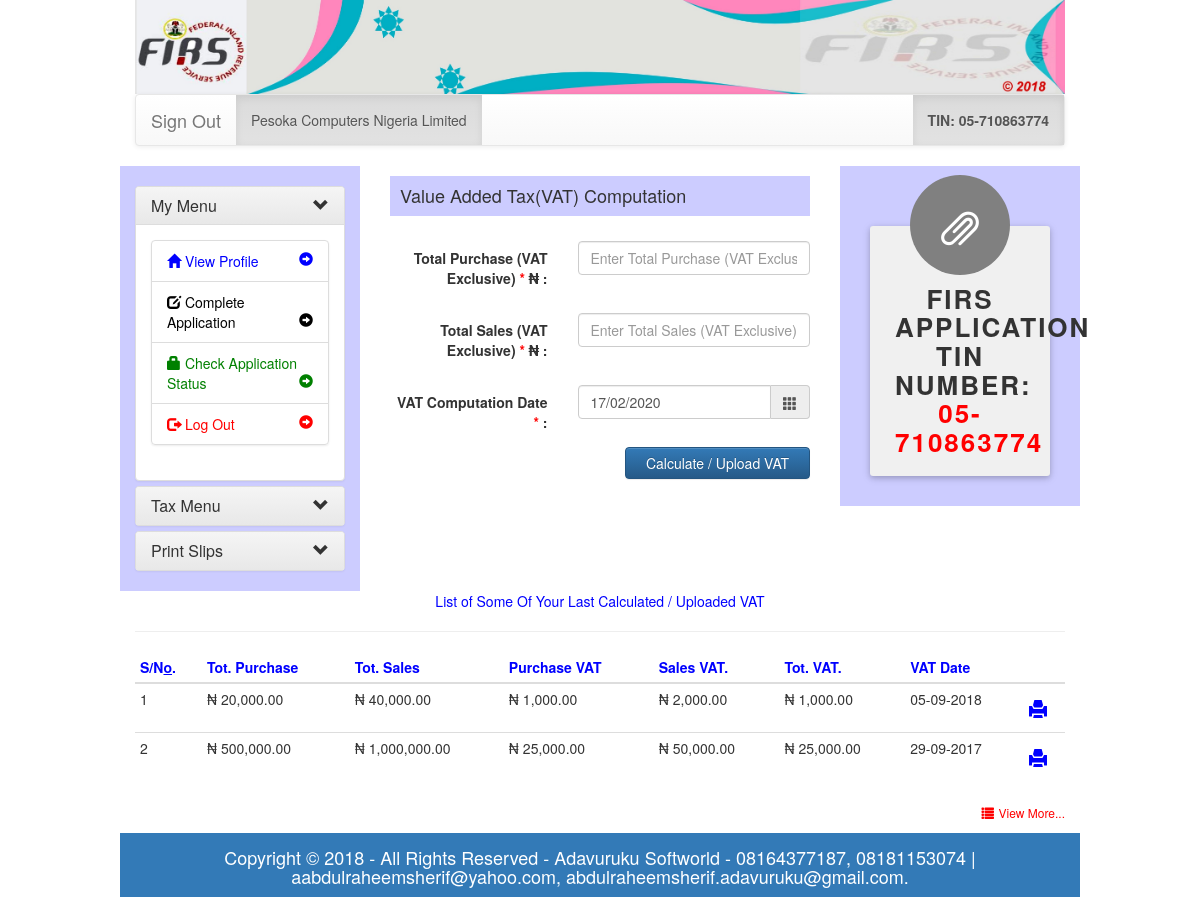
/calc_vat.php (signed in), run on the app's committed database.
### tables this page shows
CREATE TABLE `customer_vat` (
  `id` int(11) NOT NULL,
  `totBuy` varchar(200) NOT NULL,
  `totSales` varchar(200) NOT NULL,
  `vatPurchase` varchar(200) NOT NULL,
  `vatSales` varchar(200) NOT NULL,
  `vat` varchar(200) NOT NULL,
  `vatDate` date NOT NULL,
  `tin` varchar(150) NOT NULL
);

### calc_vat.php (the view, shortened to what this page needs)
<?php
require_once 'settings/all_header.php';
require_once 'settings/connection.php';
$errPL=$vatDate=$totBuy=$totSales=$notice_msg="";
$app_id = $_SESSION['app_id'];
$date500 = new DateTime($vatDate);
$vatDate = date_format($date500,"d/m/Y");
?>
<link rel="stylesheet" type="text/css" href="settings/css/select2.css"/>
<link rel="stylesheet" type="text/css" href="settings/css/select2.min.css"/>
</head>
<body style="width:80%;margin:auto">
<div class="container-fluid" >
		<div class="row">
			<?php
				require_once 'settings/nav_top_login.php';
			?>
		</div>
	<div class="row" style="background-color:white;">
		<div class="col-xs-12 col-sm-12 col-md-3 col-lg-3" style="background-color:#CCCCFF;">
			<?php
				include 'settings/nav_left_account.php';
			?>
		</div>
		<div class="col-xs-12 col-sm-12 col-md-6 col-lg-6">
			<div class="col-xs-12 col-sm-12 col-md-12 col-lg-12">
				<form role="form"  name="reg_form"  id="form" class="form-horizontal" action="<?php echo htmlspecialchars($_SERVER["PHP_SELF"]);?>" enctype="multipart/form-data" method="POST">
					<h4 style="margin-bottom:20px;background-color:#CCCCFF;padding:10px">Value Added Tax(VAT) Computation </h4>
						<div class="form-group" style="margin-top:25px">
							<label for="totBuy" class="control-label col-xs-5">Total Purchase (VAT Exclusive) <span style="color:red">*</span> &#8358; : </label>
							<div class="col-xs-7">
								<input type="text" class="form-control" onkeydown="return noNumbers(event,this)" id="totBuy" name="totBuy" value="<?php echo $totBuy;?>" required="true" placeholder="Enter Total Purchase (VAT Exclusive)" />
							</div>
						</div>
						<div class="form-group" style="margin-top:25px">
							<label for="totSales" class="control-label col-xs-5">Total Sales (VAT Exclusive) <span style="color:red">*</span> &#8358; : </label>
							<div class="col-xs-7">
								<input type="text" class="form-control" onkeydown="return noNumbers(event,this)" id="totSales" name="totSales" value="<?php echo $totSales;?>" required="true" placeholder="Enter Total Sales (VAT Exclusive)" />
							</div>
						</div>
						<div class="form-group" style="margin-top:25px">
							<label for="vatDate" class="control-label col-xs-5">VAT Computation Date <span style="color:red">*</span> : </label>
							<div class="col-xs-7">
								<div class="input-group date" data-provide="datepicker">
										<input type="text" class="form-control"  id="vatDate" name="vatDate" value="<?php echo $vatDate;?>" required="true" />
										<span class="input-group-addon"><span class="glyphicon glyphicon-th"></span></span>
								</div>
							</div>
						</div>
						<div class="form-group pull-right">
							<div class="col-xs-7">
								<input type="submit" name="proceed" style="margin-bottom:10px;padding:5px 20px 5px 20px" value="Calculate / Upload VAT" class="btn btn-primary btn-md"></input>
							</div>
						</div>
					</form>
				</div>
		</div>
		<div class="col-xs-12 col-sm-12 col-md-3 col-lg-3" style="vertical-spacing:3px;margin-bottom:0px;word-spacing:3px;line-height:150%;background-color:#CCCCFF;text-align:justify">
			<?php
				include 'settings/account.php';
			?>
		</div>
		<div class="col-xs-12 col-sm-12 col-md-12 col-lg-12">
				<?php
							$stmt_in = $conn->prepare("SELECT * FROM customer_vat where tin=? order by vatDate desc Limit 5");
							$stmt_in->execute(array($app_id));
							$affected_rows_in = $stmt_in->rowCount();
							if($affected_rows_in >= 1)
							{
								echo '<p id="process" style="color:blue;text-align:center;">List of Some Of Your Last Calculated / Uploaded VAT </p>
								<hr/>
								<table class="table table-condensed" style="background-color:#FFFFFF;margin-top:0px">
										<thead style="background-color:none;color:blue">
											<tr>
												<th>S/N<u>o</u>.</th>
												<th>Tot. Purchase</th>
												<th>Tot. Sales</th>
												<th >Purchase VAT</th>
												<th >Sales VAT.</th>
												<th >Tot. VAT.</th>
												<th>VAT Date</th>
												<th></th>
											</tr>
										</thead>
										<tbody>';
								$j=1;$data="";
								while($row_two1 = $stmt_in->fetch(PDO::FETCH_ASSOC))
								{
									$date500 = new DateTime($row_two1['vatDate']);
									$vatDate1 = date_format($date500,"d-m-Y");
									$totSales1 =  number_format($row_two1['totSales'], 2);
									$totBuy1 =  number_format($row_two1['totBuy'], 2);
									$vatSales1 =  number_format($row_two1['vatSales'], 2);
									$vatPurchase1 =  number_format($row_two1['vatPurchase'], 2);
									$vat1 =  number_format($row_two1['vat'], 2);
									$data=$data.'<tr >
													<td>'.$j.'</td>
													<td> &#8358; '.$totBuy1.'</td>
													<td> &#8358; '.$totSales1.'</td>
													<td> &#8358; '.$vatPurchase1.'</td>
													<td> &#8358; '.$vatSales1.'</td>
													<td> &#8358; '.$vat1.'</td>
													<td>'.$vatDate1.'</td>
													<td><h4><a target="_blank" Title="Click to Print" style="color:blue" href=print_docs/print_VAT_slip.php?i_='.$row_two1['id'].'><span class="glyphicon glyphicon-print"></span></a></h4></td>
											</tr>';
									$j=$j + 1;
								}
								echo $data.'</tbody></table><a class="text-right" style="text-decoration:none;color:red;" href=view_vat.php> <h6><span class="glyphicon glyphicon-list" style="cursor:pointer;text-align:center;font-weight:900;padding:5px;"></span>View More...</h6></a>';
							}else{
								echo '<div class="alert alert-info alert-dismissable">
										   <button type="button" class="close" data-dismiss="alert"
											  aria-hidden="true">
											  &times;
										   </button><h3>There is no VAT Calculated Yet..</h3></div>';
							}
					?>
				</div>
	</div>
		<?php require_once 'settings/footer_file.php';?>
 </div>
</body>
</html>

### data on the page
customer_vat: totBuy "20,000.00", totSales "40,000.00", vatPurchase "1,000.00", vatSales "2,000.00", vat "1,000.00", vatDate "05-09-2018"
customer_vat: totBuy "500,000.00", totSales "1,000,000.00", vatPurchase "25,000.00", vatSales "50,000.00", vat "25,000.00", vatDate "29-09-2017"

### other printed values
$_SESSION['cname'] "Pesoka Computers Nigeria Limited"
$_SESSION['app_id'] "05-710863774"
$app_id "05-710863774"
